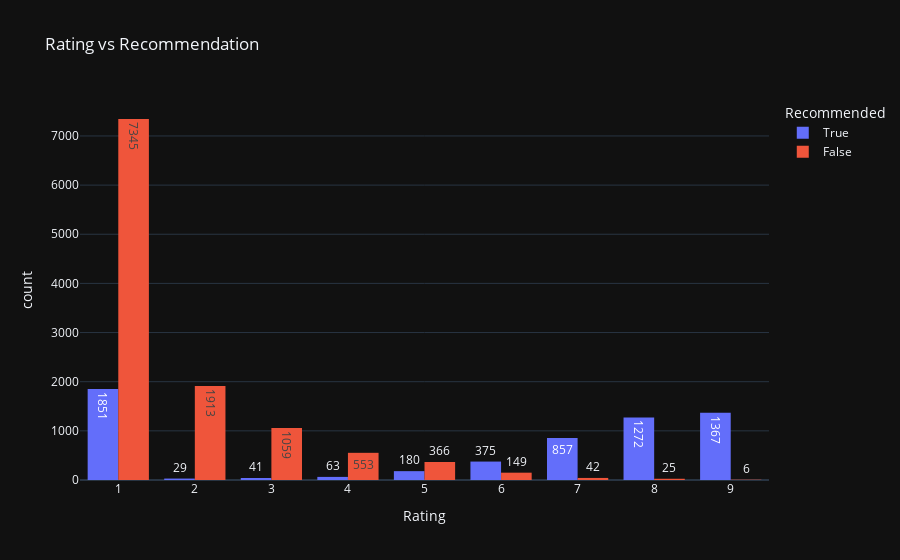

Write notebook code for a chart like this one.
### Code cell
px.histogram(df_eda, x='overall_rating', color='recommended', barmode='group', labels={'overall_rating':'Rating', 'recommended':'Recommended'}, title='Rating vs Recommendation' ,text_auto=True, template='plotly_dark')

### Figure 1 — Plotly figure (JSON) as saved in the notebook; plotly's stock layout.template omitted (floating-point values rounded to 4 significant figures; data arrays with more than 128 entries replaced by an {"elided": "..."} marker saying what was removed)
{"data": [{"alignmentgroup": "True", "bingroup": "x", "hovertemplate": "Recommended=True<br>Rating=%{x}<br>count=%{y}<extra></extra>", "legendgroup": "True", "marker": {"color": "#636efa", "pattern": {"shape": ""}}, "name": "True", "offsetgroup": "True", "orientation": "v", "showlegend": true, "texttemplate": "%{value}", "type": "histogram", "x": {"elided": "6035 int values"}, "xaxis": "x", "yaxis": "y"}, {"alignmentgroup": "True", "bingroup": "x", "hovertemplate": "Recommended=False<br>Rating=%{x}<br>count=%{y}<extra></extra>", "legendgroup": "False", "marker": {"color": "#EF553B", "pattern": {"shape": ""}}, "name": "False", "offsetgroup": "False", "orientation": "v", "showlegend": true, "texttemplate": "%{value}", "type": "histogram", "x": {"elided": "11458 int values"}, "xaxis": "x", "yaxis": "y"}], "layout": {"barmode": "group", "legend": {"title": {"text": "Recommended"}, "tracegroupgap": 0}, "title": {"text": "Rating vs Recommendation"}, "xaxis": {"anchor": "y", "domain": [0, 1], "title": {"text": "Rating"}}, "yaxis": {"anchor": "x", "domain": [0, 1], "title": {"text": "count"}}}}
